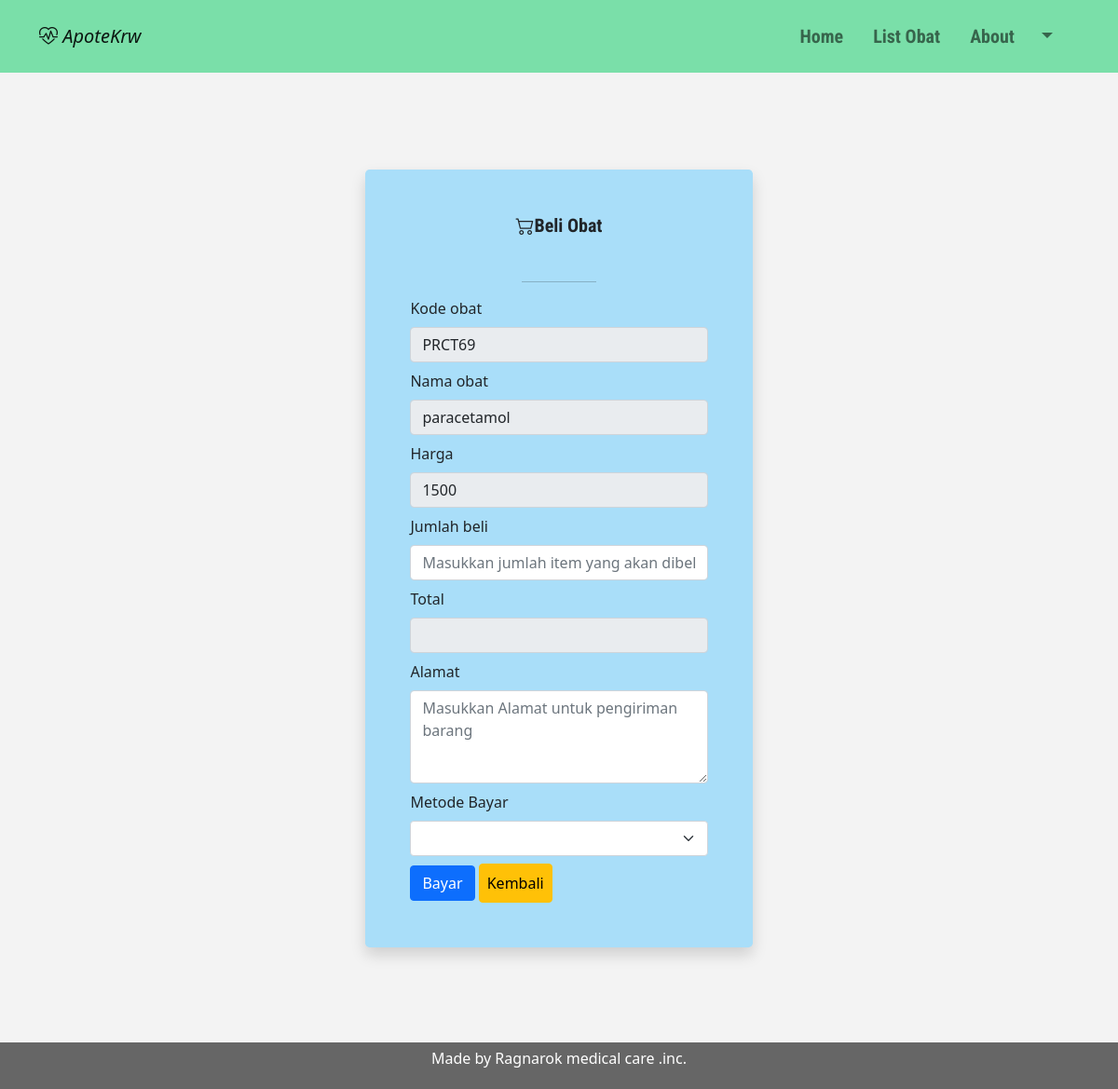
Screenshot of /user/index.php?page=beli&id=1 with the database file from the repository.
### tables this page shows
CREATE TABLE `obat` (
  `id` int(11) NOT NULL,
  `kd_obat` varchar(6) NOT NULL,
  `nama_obat` varchar(30) NOT NULL,
  `harga` int(20) NOT NULL,
  `id_kategori` int(10) NOT NULL,
  `stok` int(5) NOT NULL
);

### user/beli.php (the view, shortened to what this page needs)
<?php
if (isset($_GET['id'])) {
    $id = $_GET['id'];
    $query = mysqli_query($koneksi, "SELECT * FROM obat WHERE id='$id'");
    $data = mysqli_fetch_array($query);
    if (mysqli_num_rows($query) == 1) {
?>
<section class="py-lg-2">
        <div class="container p-5">
            <div class="row">
              <div class="col-sm-9 col-md-7 col-lg-5 mx-auto">
                <div class="card cardLog border-0 shadow rounded-3 my-5">
                  <div class="login card-body p-4 p-sm-5">
                    <h1 class="card-title text-center mb-5 fs-5"><strong><i class="bi bi-cart2 py-2"></i>Beli Obat</strong></h1>
                    <hr class="w-25 mx-auto">
                    <form action="index.php?page=beli-proses" id="beli-proses" method="post" autocomplete="off">
                        <div class="mb-2">
                            <label for="kd_obat" class="form-label">Kode obat</label>
                            <input type="text" readonly name="kd_obat" id="kd_obat" class="form-control" placeholder="Masukkan kode obat" value="<?= $data['kd_obat'] ?>" maxlength="6">
                        </div>
                        <div class="mb-2">
                            <label for="nama_obat" class="form-label">Nama obat</label>
                            <input type="text" readonly name="nama_obat" id="nama_obat" class="form-control" placeholder="Masukkan nama obat" value="<?= $data['nama_obat'] ?>">
                        </div>
                        <div class="mb-2">
                            <label for="harga" class="form-label">Harga</label>
                            <input onkeyup="sum();" readonly type="text" name="harga" id="harga" class="form-control" placeholder="Masukkan harga" value="<?= $data['harga'] ?>">
                        </div>
                        <div class="mb-2">
                            <label for="jum_item" class="form-label">Jumlah beli</label>
                            <input onkeyup="sum();" type="text" name="jum_item" id="jum_item" required class="form-control" value="" placeholder="Masukkan jumlah item yang akan dibeli">
                        </div>
                        <div class="mb-2">
                            <label for="total" class="form-label">Total</label>
                            <input type="text" readonly name="total" id="total" class="form-control" value="">
                        </div>
                        <div class="mb-2">
                            <label for="alamat" class="form-label">Alamat</label>
                            <textarea name="alamat" id="alamat" class="form-control" placeholder="Masukkan Alamat untuk pengiriman barang"
                            style="height: 100px; width: 100%;" required></textarea>
                        </div>
                        <div class="mb-2">
                            <label for="bayar" class="form-label">Metode Bayar</label>
                            <select name="bayar" id="bayar" class="form-select">
                                    <option value=""></option>
                                    <option value="COD">COD</option>
                            </select>
                        </div>
                        <input type="submit" role="button" onclick="insert();" value="Bayar" name="bayar"  class="btn btn-primary">
                        <a class="btn btn-md btn-warning py-2 px-2" href="index.php?page=obat" role="button">Kembali</a>
                    </form>
                  </div>
                </div>
              </div>
            </div>
          </div>
    </section>
    <?php
    } else {
        header("Location:index.php?page=obat");
    }
} else {
    header("Location:index.php?page=obat");
}
?>

### assets/css/styles.css (style rules this page uses)
body { background-color: #f3f3f3; min-height: 100vh; position: relative; }
h1, h4, h2 { font-family: 'Roboto Condensed', sans-serif; }
.card { background-color: #a9def9; }
.row { margin: 0 -5px; }

### rows the page displays
obat: kd_obat "PRCT69", nama_obat "paracetamol", harga "1500"
